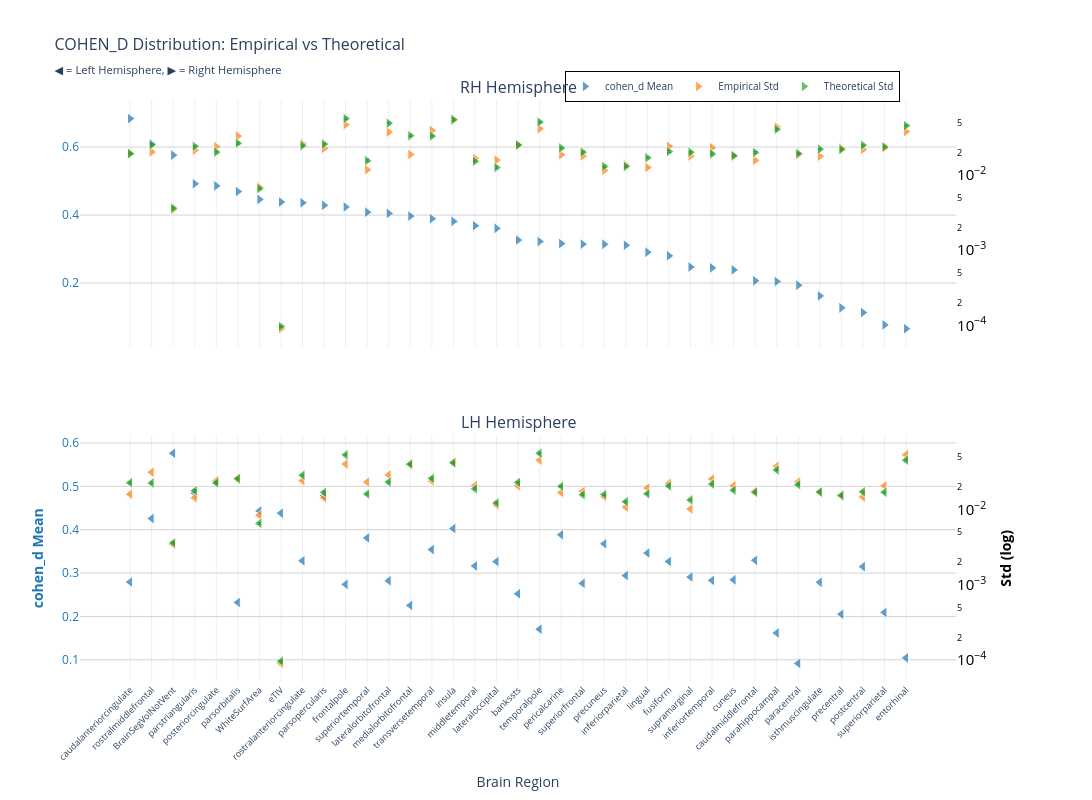
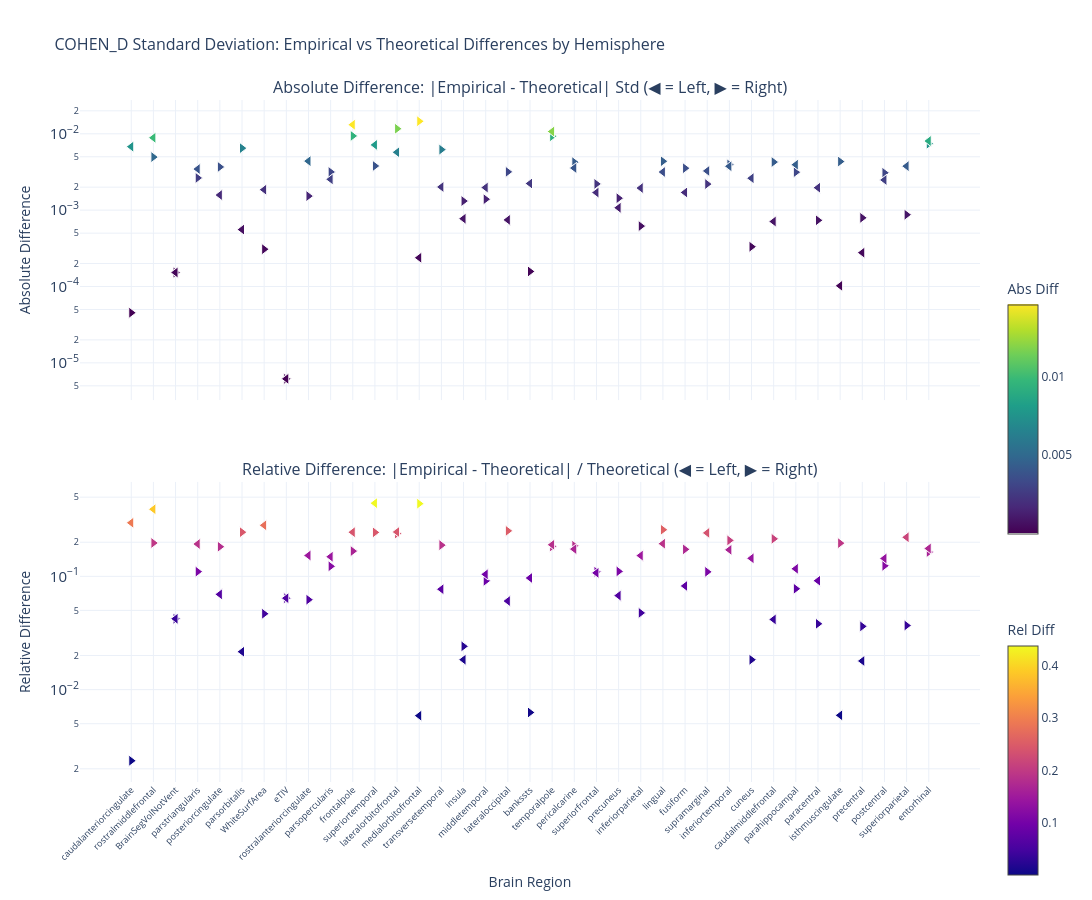

The code cell stored with these charts, in order, in its notebook:
### Markdown cell above
### Cohen's d

### Code cell
nu_nav = df_npvr[(df_npvr["timepoint"] == "baseline") & (df_npvr["group"] == "HC-PD")]
data_path = stats_dir / f"cohen_d_baseline_{METRIC}.parquet"
df, stats = get_test_stats(
    data_path, stat_functions_F, nu_nav, hemisphere=True, study="baseline"
)
show_figure(
    stats, hemisphere=True, stat_name="cohen_d", study="baseline", metric=METRIC
)

### Figure 1 — Plotly figure (JSON) as saved in the notebook; plotly's stock layout.template omitted (floating-point values rounded to 4 significant figures)
{"data": [{"hovertemplate": "<b>%{x}</b><br>Mean cohen_d: %{y:.2f}<br><extra></extra>", "legendgroup": "mean", "marker": {"color": "#1f77b4", "line": {"color": "white", "width": 1}, "opacity": 0.7, "size": 10, "symbol": "triangle-right"}, "mode": "markers", "name": "cohen_d Mean", "showlegend": true, "type": "scatter", "x": ["caudalanteriorcingulate", "rostralmiddlefrontal", "BrainSegVolNotVent", "parstriangularis", "posteriorcingulate", "parsorbitalis", "WhiteSurfArea", "eTIV", "rostralanteriorcingulate", "parsopercularis", "frontalpole", "superiortemporal", "lateralorbitofrontal", "medialorbitofrontal", "transversetemporal", "insula", "middletemporal", "lateraloccipital", "bankssts", "temporalpole", "pericalcarine", "superiorfrontal", "precuneus", "inferiorparietal", "lingual", "fusiform", "supramarginal", "inferiortemporal", "cuneus", "caudalmiddlefrontal", "parahippocampal", "paracentral", "isthmuscingulate", "precentral", "postcentral", "superiorparietal", "entorhinal"], "xaxis": "x", "y": [0.6837, 0.6097, 0.5763, 0.492, 0.4859, 0.4692, 0.4462, 0.4382, 0.4361, 0.4287, 0.4238, 0.4085, 0.4049, 0.3969, 0.3891, 0.3815, 0.3686, 0.3608, 0.3265, 0.3221, 0.3161, 0.3145, 0.3141, 0.3114, 0.2908, 0.2801, 0.2473, 0.2447, 0.2387, 0.2066, 0.2047, 0.1938, 0.1624, 0.1272, 0.1132, 0.07698, 0.06573], "yaxis": "y"}, {"hovertemplate": "<b>%{x}</b><br>Empirical Std: %{y:.3f}<br><extra></extra>", "legendgroup": "empirical", "marker": {"color": "#ff7f0e", "line": {"color": "white", "width": 1}, "opacity": 0.7, "size": 10, "symbol": "triangle-right"}, "mode": "markers", "name": "Empirical Std", "showlegend": true, "type": "scatter", "x": ["caudalanteriorcingulate", "rostralmiddlefrontal", "BrainSegVolNotVent", "parstriangularis", "posteriorcingulate", "parsorbitalis", "WhiteSurfArea", "eTIV", "rostralanteriorcingulate", "parsopercularis", "frontalpole", "superiortemporal", "lateralorbitofrontal", "medialorbitofrontal", "transversetemporal", "insula", "middletemporal", "lateraloccipital", "bankssts", "temporalpole", "pericalcarine", "superiorfrontal", "precuneus", "inferiorparietal", "lingual", "fusiform", "supramarginal", "inferiortemporal", "cuneus", "caudalmiddlefrontal", "parahippocampal", "paracentral", "isthmuscingulate", "precentral", "postcentral", "superiorparietal", "entorhinal"], "xaxis": "x", "y": [0.01928, 0.02021, 0.003462, 0.02138, 0.02383, 0.03294, 0.006904, 9.012e-05, 0.02608, 0.02262, 0.04684, 0.01173, 0.03719, 0.01874, 0.03914, 0.05333, 0.01664, 0.01577, 0.02488, 0.04124, 0.0186, 0.01793, 0.01154, 0.01361, 0.01259, 0.02404, 0.01785, 0.02305, 0.01775, 0.01565, 0.04364, 0.01858, 0.01773, 0.02272, 0.0218, 0.0228, 0.03788], "yaxis": "y2"}, {"error_y": {"array": [0.0005389, 0.0007051, 0.0001013, 0.0006731, 0.0005647, 0.0007412, 0.0001848, 2.698e-06, 0.000688, 0.0007224, 0.001575, 0.0004349, 0.001368, 0.0009342, 0.0009227, 0.001531, 0.0004272, 0.0003528, 0.0007016, 0.001416, 0.0006402, 0.0005641, 0.0003634, 0.000364, 0.0004751, 0.0005742, 0.0005618, 0.0005348, 0.0005065, 0.000558, 0.001134, 0.0005412, 0.0006182, 0.0006143, 0.0006973, 0.0006631, 0.001269], "arrayminus": [0.000524, 0.0006855, 9.848e-05, 0.0006545, 0.000549, 0.0007207, 0.0001797, 2.623e-06, 0.0006689, 0.0007024, 0.001531, 0.0004228, 0.00133, 0.0009083, 0.0008971, 0.001489, 0.0004154, 0.0003431, 0.0006821, 0.001376, 0.0006224, 0.0005485, 0.0003533, 0.0003539, 0.000462, 0.0005583, 0.0005462, 0.00052, 0.0004924, 0.0005425, 0.001103, 0.0005262, 0.000601, 0.0005972, 0.000678, 0.0006448, 0.001234], "color": "#2ca02c", "thickness": 1, "type": "data", "visible": true, "width": 2}, "hovertemplate": "<b>%{x}</b><br>Theoretical Std: %{y:.3f}<br><extra></extra>", "legendgroup": "theoretical", "marker": {"color": "#2ca02c", "line": {"color": "white", "width": 1}, "opacity": 0.7, "size": 10, "symbol": "triangle-right"}, "mode": "markers", "name": "Theoretical Std", "showlegend": true, "type": "scatter", "x": ["caudalanteriorcingulate", "rostralmiddlefrontal", "BrainSegVolNotVent", "parstriangularis", "posteriorcingulate", "parsorbitalis", "WhiteSurfArea", "eTIV", "rostralanteriorcingulate", "parsopercularis", "frontalpole", "superiortemporal", "lateralorbitofrontal", "medialorbitofrontal", "transversetemporal", "insula", "middletemporal", "lateraloccipital", "bankssts", "temporalpole", "pericalcarine", "superiorfrontal", "precuneus", "inferiorparietal", "lingual", "fusiform", "supramarginal", "inferiortemporal", "cuneus", "caudalmiddlefrontal", "parahippocampal", "paracentral", "isthmuscingulate", "precentral", "postcentral", "superiorparietal", "entorhinal"], "xaxis": "x", "y": [0.01923, 0.02516, 0.003615, 0.02403, 0.02015, 0.02646, 0.006596, 9.63e-05, 0.02456, 0.02578, 0.05622, 0.01552, 0.04883, 0.03334, 0.03293, 0.05464, 0.01525, 0.01259, 0.02504, 0.05053, 0.02285, 0.02013, 0.01297, 0.01299, 0.01696, 0.0205, 0.02005, 0.01909, 0.01808, 0.01991, 0.04049, 0.01932, 0.02206, 0.02192, 0.02489, 0.02367, 0.0453], "yaxis": "y2"}, {"hovertemplate": "<b>%{x}</b><br>Mean cohen_d: %{y:.2f}<br><extra></extra>", "legendgroup": "mean", "marker": {"color": "#1f77b4", "line": {"color": "white", "width": 1}, "opacity": 0.7, "size": 10, "symbol": "triangle-left"}, "mode": "markers", "name": "cohen_d Mean", "showlegend": false, "type": "scatter", "x": ["BrainSegVolNotVent", "posteriorcingulate", "parstriangularis", "parsopercularis", "WhiteSurfArea", "eTIV", "rostralmiddlefrontal", "insula", "pericalcarine", "superiortemporal", "precuneus", "transversetemporal", "lingual", "caudalmiddlefrontal", "rostralanteriorcingulate", "fusiform", "lateraloccipital", "middletemporal", "postcentral", "inferiorparietal", "supramarginal", "cuneus", "inferiortemporal", "lateralorbitofrontal", "caudalanteriorcingulate", "isthmuscingulate", "superiorfrontal", "frontalpole", "bankssts", "parsorbitalis", "medialorbitofrontal", "superiorparietal", "precentral", "temporalpole", "parahippocampal", "entorhinal", "paracentral"], "xaxis": "x2", "y": [0.5763, 0.5101, 0.4842, 0.4787, 0.4433, 0.4382, 0.4258, 0.4027, 0.3884, 0.381, 0.3675, 0.3542, 0.3461, 0.3294, 0.3283, 0.3266, 0.3264, 0.3164, 0.3148, 0.2942, 0.2908, 0.2844, 0.2831, 0.2823, 0.2794, 0.2788, 0.2763, 0.274, 0.2522, 0.2322, 0.2254, 0.2092, 0.2053, 0.1706, 0.1619, 0.1044, 0.09177], "yaxis": "y3"}, {"hovertemplate": "<b>%{x}</b><br>Empirical Std: %{y:.3f}<br><extra></extra>", "legendgroup": "empirical", "marker": {"color": "#ff7f0e", "line": {"color": "white", "width": 1}, "opacity": 0.7, "size": 10, "symbol": "triangle-left"}, "mode": "markers", "name": "Empirical Std", "showlegend": false, "type": "scatter", "x": ["BrainSegVolNotVent", "posteriorcingulate", "parstriangularis", "parsopercularis", "WhiteSurfArea", "eTIV", "rostralmiddlefrontal", "insula", "pericalcarine", "superiortemporal", "precuneus", "transversetemporal", "lingual", "caudalmiddlefrontal", "rostralanteriorcingulate", "fusiform", "lateraloccipital", "middletemporal", "postcentral", "inferiorparietal", "supramarginal", "cuneus", "inferiortemporal", "lateralorbitofrontal", "caudalanteriorcingulate", "isthmuscingulate", "superiorfrontal", "frontalpole", "bankssts", "parsorbitalis", "medialorbitofrontal", "superiorparietal", "precentral", "temporalpole", "parahippocampal", "entorhinal", "paracentral"], "xaxis": "x2", "y": [0.003462, 0.02432, 0.01446, 0.01448, 0.008427, 9.012e-05, 0.03156, 0.04283, 0.01692, 0.02334, 0.01483, 0.02412, 0.01944, 0.01776, 0.02434, 0.02244, 0.01157, 0.02095, 0.01481, 0.01085, 0.01024, 0.02081, 0.02568, 0.02901, 0.01607, 0.01711, 0.01755, 0.04049, 0.02087, 0.02631, 0.04018, 0.02082, 0.01523, 0.04567, 0.03776, 0.05372, 0.02349], "yaxis": "y4"}, {"error_y": {"array": [0.0001013, 0.0006373, 0.0005019, 0.0004767, 0.0001842, 2.698e-06, 0.0006356, 0.001178, 0.0005738, 0.0004534, 0.0004455, 0.0007323, 0.0004561, 0.0004777, 0.0008048, 0.000581, 0.0003451, 0.0005317, 0.0004846, 0.0003586, 0.0003782, 0.0005095, 0.0006142, 0.0006522, 0.0006403, 0.0004822, 0.000444, 0.001503, 0.0006472, 0.0007217, 0.001132, 0.0004778, 0.0004344, 0.001579, 0.0009475, 0.00128, 0.0006029], "arrayminus": [9.848e-05, 0.0006196, 0.000488, 0.0004635, 0.0001791, 2.623e-06, 0.000618, 0.001146, 0.0005579, 0.0004408, 0.0004331, 0.000712, 0.0004434, 0.0004645, 0.0007825, 0.0005649, 0.0003356, 0.0005169, 0.0004711, 0.0003487, 0.0003678, 0.0004954, 0.0005972, 0.0006341, 0.0006225, 0.0004688, 0.0004317, 0.001461, 0.0006293, 0.0007017, 0.001101, 0.0004645, 0.0004224, 0.001536, 0.0009212, 0.001244, 0.0005862], "color": "#2ca02c", "thickness": 1, "type": "data", "visible": true, "width": 2}, "hovertemplate": "<b>%{x}</b><br>Theoretical Std: %{y:.3f}<br><extra></extra>", "legendgroup": "theoretical", "marker": {"color": "#2ca02c", "line": {"color": "white", "width": 1}, "opacity": 0.7, "size": 10, "symbol": "triangle-left"}, "mode": "markers", "name": "Theoretical Std", "showlegend": false, "type": "scatter", "x": ["BrainSegVolNotVent", "posteriorcingulate", "parstriangularis", "parsopercularis", "WhiteSurfArea", "eTIV", "rostralmiddlefrontal", "insula", "pericalcarine", "superiortemporal", "precuneus", "transversetemporal", "lingual", "caudalmiddlefrontal", "rostralanteriorcingulate", "fusiform", "lateraloccipital", "middletemporal", "postcentral", "inferiorparietal", "supramarginal", "cuneus", "inferiortemporal", "lateralorbitofrontal", "caudalanteriorcingulate", "isthmuscingulate", "superiorfrontal", "frontalpole", "bankssts", "parsorbitalis", "medialorbitofrontal", "superiorparietal", "precentral", "temporalpole", "parahippocampal", "entorhinal", "paracentral"], "xaxis": "x2", "y": [0.003615, 0.02275, 0.01792, 0.01701, 0.006573, 9.63e-05, 0.02268, 0.04206, 0.02048, 0.01618, 0.0159, 0.02614, 0.01628, 0.01705, 0.02872, 0.02074, 0.01232, 0.01898, 0.01729, 0.0128, 0.0135, 0.01819, 0.02192, 0.02328, 0.02285, 0.01721, 0.01585, 0.05364, 0.0231, 0.02576, 0.04042, 0.01705, 0.0155, 0.05637, 0.03382, 0.04568, 0.02152], "yaxis": "y4"}], "layout": {"annotations": [{"font": {"size": 16}, "showarrow": false, "text": "RH Hemisphere", "x": 0.47, "xanchor": "center", "xref": "paper", "y": 1, "yanchor": "bottom", "yref": "paper"}, {"font": {"size": 16}, "showarrow": false, "text": "LH Hemisphere", "x": 0.47, "xanchor": "center", "xref": "paper", "y": 0.425, "yanchor": "bottom", "yref": "paper"}], "height": 800, "hovermode": "x", "legend": {"bgcolor": "rgba(255, 255, 255, 0.9)", "bordercolor": "black", "borderwidth": 1, "font": {"size": 10}, "orientation": "h", "x": 0.7, "xanchor": "center", "y": 1.05}, "title": {"font": {"size": 16}, "text": "COHEN_D Distribution: Empirical vs Theoretical<br><sub>◀ = Left Hemisphere, ▶ = Right Hemisphere</sub>"}, "width": 1400, "xaxis": {"anchor": "y", "domain": [0, 0.94], "matches": "x2", "showticklabels": false}, "xaxis2": {"anchor": "y3", "domain": [0, 0.94], "tickangle": -45, "tickfont": {"size": 9}, "title": {"text": "Brain Region"}}, "yaxis": {"anchor": "x", "domain": [0.575, 1], "gridcolor": "lightgray", "showgrid": true, "tickfont": {"color": "#1f77b4"}, "title": {"font": {"color": "#1f77b4"}, "text": ""}}, "yaxis2": {"anchor": "x", "exponentformat": "power", "overlaying": "y", "showgrid": false, "side": "right", "tickfont": {"color": "black"}, "title": {"font": {"color": "black"}, "text": ""}, "type": "log"}, "yaxis3": {"anchor": "x2", "domain": [0, 0.425], "gridcolor": "lightgray", "showgrid": true, "tickfont": {"color": "#1f77b4"}, "title": {"font": {"color": "#1f77b4"}, "text": "<b>cohen_d Mean</b>"}}, "yaxis4": {"anchor": "x2", "exponentformat": "power", "overlaying": "y3", "showgrid": false, "side": "right", "tickfont": {"color": "black"}, "title": {"font": {"color": "black"}, "text": "<b>Std (log)</b>"}, "type": "log"}}}

### Figure 2 — Plotly figure (JSON) as saved in the notebook; plotly's stock layout.template omitted (floating-point values rounded to 4 significant figures)
{"data": [{"hovertemplate": "<b>%{x}</b><br>Hemisphere: %{text}<br>Abs Diff: %{y:.4f}<br><extra></extra>", "legendgroup": "abs_rh", "marker": {"color": [4.531e-05, 0.004956, 0.0001526, 0.002643, 0.003678, 0.006486, 0.0003082, 6.176e-06, 0.001528, 0.003159, 0.009382, 0.00379, 0.01164, 0.0146, 0.006206, 0.001316, 0.00139, 0.003172, 0.0001574, 0.009285, 0.004253, 0.002206, 0.001434, 0.0006179, 0.004369, 0.003544, 0.002195, 0.003962, 0.0003319, 0.004266, 0.003145, 0.0007357, 0.00433, 0.0007929, 0.003084, 0.0008712, 0.007415], "colorbar": {"len": 0.4, "title": {"text": "Abs Diff"}, "y": 0.75, "yanchor": "top"}, "colorscale": [[0, "#440154"], [0.1111, "#482878"], [0.2222, "#3e4989"], [0.3333, "#31688e"], [0.4444, "#26828e"], [0.5556, "#1f9e89"], [0.6667, "#35b779"], [0.7778, "#6ece58"], [0.8889, "#b5de2b"], [1, "#fde725"]], "line": {"color": "white", "width": 1}, "showscale": true, "size": 10, "symbol": "triangle-right"}, "mode": "markers", "name": "Absolute (rh)", "showlegend": false, "text": ["rh", "rh", "rh", "rh", "rh", "rh", "rh", "rh", "rh", "rh", "rh", "rh", "rh", "rh", "rh", "rh", "rh", "rh", "rh", "rh", "rh", "rh", "rh", "rh", "rh", "rh", "rh", "rh", "rh", "rh", "rh", "rh", "rh", "rh", "rh", "rh", "rh"], "type": "scatter", "x": ["caudalanteriorcingulate", "rostralmiddlefrontal", "BrainSegVolNotVent", "parstriangularis", "posteriorcingulate", "parsorbitalis", "WhiteSurfArea", "eTIV", "rostralanteriorcingulate", "parsopercularis", "frontalpole", "superiortemporal", "lateralorbitofrontal", "medialorbitofrontal", "transversetemporal", "insula", "middletemporal", "lateraloccipital", "bankssts", "temporalpole", "pericalcarine", "superiorfrontal", "precuneus", "inferiorparietal", "lingual", "fusiform", "supramarginal", "inferiortemporal", "cuneus", "caudalmiddlefrontal", "parahippocampal", "paracentral", "isthmuscingulate", "precentral", "postcentral", "superiorparietal", "entorhinal"], "xaxis": "x", "y": [4.531e-05, 0.004956, 0.0001526, 0.002643, 0.003678, 0.006486, 0.0003082, 6.176e-06, 0.001528, 0.003159, 0.009382, 0.00379, 0.01164, 0.0146, 0.006206, 0.001316, 0.00139, 0.003172, 0.0001574, 0.009285, 0.004253, 0.002206, 0.001434, 0.0006179, 0.004369, 0.003544, 0.002195, 0.003962, 0.0003319, 0.004266, 0.003145, 0.0007357, 0.00433, 0.0007929, 0.003084, 0.0008712, 0.007415], "yaxis": "y"}, {"hovertemplate": "<b>%{x}</b><br>Hemisphere: %{text}<br>Rel Diff: %{y:.2%}<br><extra></extra>", "legendgroup": "rel_rh", "marker": {"color": [0.002356, 0.1969, 0.0422, 0.11, 0.1825, 0.2452, 0.04672, 0.06413, 0.0622, 0.1225, 0.1669, 0.2442, 0.2384, 0.4379, 0.1885, 0.02409, 0.09119, 0.2519, 0.006285, 0.1838, 0.1861, 0.1096, 0.1105, 0.04757, 0.2576, 0.1729, 0.1095, 0.2076, 0.01836, 0.2142, 0.07767, 0.03809, 0.1962, 0.03617, 0.1239, 0.03681, 0.1637], "colorbar": {"len": 0.4, "title": {"text": "Rel Diff"}, "y": 0.25, "yanchor": "top"}, "colorscale": [[0, "#0d0887"], [0.1111, "#46039f"], [0.2222, "#7201a8"], [0.3333, "#9c179e"], [0.4444, "#bd3786"], [0.5556, "#d8576b"], [0.6667, "#ed7953"], [0.7778, "#fb9f3a"], [0.8889, "#fdca26"], [1, "#f0f921"]], "line": {"color": "white", "width": 1}, "showscale": true, "size": 10, "symbol": "triangle-right"}, "mode": "markers", "name": "Relative (rh)", "showlegend": false, "text": ["rh", "rh", "rh", "rh", "rh", "rh", "rh", "rh", "rh", "rh", "rh", "rh", "rh", "rh", "rh", "rh", "rh", "rh", "rh", "rh", "rh", "rh", "rh", "rh", "rh", "rh", "rh", "rh", "rh", "rh", "rh", "rh", "rh", "rh", "rh", "rh", "rh"], "type": "scatter", "x": ["caudalanteriorcingulate", "rostralmiddlefrontal", "BrainSegVolNotVent", "parstriangularis", "posteriorcingulate", "parsorbitalis", "WhiteSurfArea", "eTIV", "rostralanteriorcingulate", "parsopercularis", "frontalpole", "superiortemporal", "lateralorbitofrontal", "medialorbitofrontal", "transversetemporal", "insula", "middletemporal", "lateraloccipital", "bankssts", "temporalpole", "pericalcarine", "superiorfrontal", "precuneus", "inferiorparietal", "lingual", "fusiform", "supramarginal", "inferiortemporal", "cuneus", "caudalmiddlefrontal", "parahippocampal", "paracentral", "isthmuscingulate", "precentral", "postcentral", "superiorparietal", "entorhinal"], "xaxis": "x2", "y": [0.002356, 0.1969, 0.0422, 0.11, 0.1825, 0.2452, 0.04672, 0.06413, 0.0622, 0.1225, 0.1669, 0.2442, 0.2384, 0.4379, 0.1885, 0.02409, 0.09119, 0.2519, 0.006285, 0.1838, 0.1861, 0.1096, 0.1105, 0.04757, 0.2576, 0.1729, 0.1095, 0.2076, 0.01836, 0.2142, 0.07767, 0.03809, 0.1962, 0.03617, 0.1239, 0.03681, 0.1637], "yaxis": "y2"}, {"hovertemplate": "<b>%{x}</b><br>Hemisphere: %{text}<br>Abs Diff: %{y:.4f}<br><extra></extra>", "legendgroup": "abs_lh", "marker": {"color": [0.0001526, 0.001577, 0.003455, 0.002534, 0.001854, 6.176e-06, 0.008871, 0.0007727, 0.003561, 0.007156, 0.001074, 0.002011, 0.003159, 0.0007097, 0.004387, 0.001705, 0.0007451, 0.001976, 0.002485, 0.001949, 0.003263, 0.002622, 0.003754, 0.005731, 0.006785, 0.0001021, 0.001699, 0.01315, 0.002234, 0.0005563, 0.000238, 0.00377, 0.0002775, 0.01071, 0.003941, 0.008044, 0.001968], "colorbar": {"len": 0.4, "title": {"text": "Abs Diff"}, "y": 0.75, "yanchor": "top"}, "colorscale": [[0, "#440154"], [0.1111, "#482878"], [0.2222, "#3e4989"], [0.3333, "#31688e"], [0.4444, "#26828e"], [0.5556, "#1f9e89"], [0.6667, "#35b779"], [0.7778, "#6ece58"], [0.8889, "#b5de2b"], [1, "#fde725"]], "line": {"color": "white", "width": 1}, "showscale": false, "size": 10, "symbol": "triangle-left"}, "mode": "markers", "name": "Absolute (lh)", "showlegend": false, "text": ["lh", "lh", "lh", "lh", "lh", "lh", "lh", "lh", "lh", "lh", "lh", "lh", "lh", "lh", "lh", "lh", "lh", "lh", "lh", "lh", "lh", "lh", "lh", "lh", "lh", "lh", "lh", "lh", "lh", "lh", "lh", "lh", "lh", "lh", "lh", "lh", "lh"], "type": "scatter", "x": ["BrainSegVolNotVent", "posteriorcingulate", "parstriangularis", "parsopercularis", "WhiteSurfArea", "eTIV", "rostralmiddlefrontal", "insula", "pericalcarine", "superiortemporal", "precuneus", "transversetemporal", "lingual", "caudalmiddlefrontal", "rostralanteriorcingulate", "fusiform", "lateraloccipital", "middletemporal", "postcentral", "inferiorparietal", "supramarginal", "cuneus", "inferiortemporal", "lateralorbitofrontal", "caudalanteriorcingulate", "isthmuscingulate", "superiorfrontal", "frontalpole", "bankssts", "parsorbitalis", "medialorbitofrontal", "superiorparietal", "precentral", "temporalpole", "parahippocampal", "entorhinal", "paracentral"], "xaxis": "x", "y": [0.0001526, 0.001577, 0.003455, 0.002534, 0.001854, 6.176e-06, 0.008871, 0.0007727, 0.003561, 0.007156, 0.001074, 0.002011, 0.003159, 0.0007097, 0.004387, 0.001705, 0.0007451, 0.001976, 0.002485, 0.001949, 0.003263, 0.002622, 0.003754, 0.005731, 0.006785, 0.0001021, 0.001699, 0.01315, 0.002234, 0.0005563, 0.000238, 0.00377, 0.0002775, 0.01071, 0.003941, 0.008044, 0.001968], "yaxis": "y"}, {"hovertemplate": "<b>%{x}</b><br>Hemisphere: %{text}<br>Rel Diff: %{y:.2%}<br><extra></extra>", "legendgroup": "rel_lh", "marker": {"color": [0.0422, 0.06933, 0.1929, 0.1489, 0.282, 0.06413, 0.3911, 0.01837, 0.1739, 0.4422, 0.06755, 0.07695, 0.1941, 0.04163, 0.1527, 0.08221, 0.06049, 0.1042, 0.1437, 0.1523, 0.2417, 0.1442, 0.1713, 0.2462, 0.2969, 0.005932, 0.1072, 0.2452, 0.0967, 0.0216, 0.00589, 0.2211, 0.0179, 0.1899, 0.1165, 0.1761, 0.09144], "colorbar": {"len": 0.4, "title": {"text": "Rel Diff"}, "y": 0.25, "yanchor": "top"}, "colorscale": [[0, "#0d0887"], [0.1111, "#46039f"], [0.2222, "#7201a8"], [0.3333, "#9c179e"], [0.4444, "#bd3786"], [0.5556, "#d8576b"], [0.6667, "#ed7953"], [0.7778, "#fb9f3a"], [0.8889, "#fdca26"], [1, "#f0f921"]], "line": {"color": "white", "width": 1}, "showscale": false, "size": 10, "symbol": "triangle-left"}, "mode": "markers", "name": "Relative (lh)", "showlegend": false, "text": ["lh", "lh", "lh", "lh", "lh", "lh", "lh", "lh", "lh", "lh", "lh", "lh", "lh", "lh", "lh", "lh", "lh", "lh", "lh", "lh", "lh", "lh", "lh", "lh", "lh", "lh", "lh", "lh", "lh", "lh", "lh", "lh", "lh", "lh", "lh", "lh", "lh"], "type": "scatter", "x": ["BrainSegVolNotVent", "posteriorcingulate", "parstriangularis", "parsopercularis", "WhiteSurfArea", "eTIV", "rostralmiddlefrontal", "insula", "pericalcarine", "superiortemporal", "precuneus", "transversetemporal", "lingual", "caudalmiddlefrontal", "rostralanteriorcingulate", "fusiform", "lateraloccipital", "middletemporal", "postcentral", "inferiorparietal", "supramarginal", "cuneus", "inferiortemporal", "lateralorbitofrontal", "caudalanteriorcingulate", "isthmuscingulate", "superiorfrontal", "frontalpole", "bankssts", "parsorbitalis", "medialorbitofrontal", "superiorparietal", "precentral", "temporalpole", "parahippocampal", "entorhinal", "paracentral"], "xaxis": "x2", "y": [0.0422, 0.06933, 0.1929, 0.1489, 0.282, 0.06413, 0.3911, 0.01837, 0.1739, 0.4422, 0.06755, 0.07695, 0.1941, 0.04163, 0.1527, 0.08221, 0.06049, 0.1042, 0.1437, 0.1523, 0.2417, 0.1442, 0.1713, 0.2462, 0.2969, 0.005932, 0.1072, 0.2452, 0.0967, 0.0216, 0.00589, 0.2211, 0.0179, 0.1899, 0.1165, 0.1761, 0.09144], "yaxis": "y2"}], "layout": {"annotations": [{"font": {"size": 16}, "showarrow": false, "text": "Absolute Difference: |Empirical - Theoretical| Std (◀ = Left, ▶ = Right)", "x": 0.5, "xanchor": "center", "xref": "paper", "y": 1, "yanchor": "bottom", "yref": "paper"}, {"font": {"size": 16}, "showarrow": false, "text": "Relative Difference: |Empirical - Theoretical| / Theoretical (◀ = Left, ▶ = Right)", "x": 0.5, "xanchor": "center", "xref": "paper", "y": 0.44, "yanchor": "bottom", "yref": "paper"}], "height": 900, "hovermode": "x unified", "showlegend": false, "title": {"font": {"size": 16}, "text": "COHEN_D Standard Deviation: Empirical vs Theoretical Differences by Hemisphere"}, "width": 1400, "xaxis": {"anchor": "y", "domain": [0, 1], "showticklabels": false}, "xaxis2": {"anchor": "y2", "domain": [0, 1], "tickangle": -45, "tickfont": {"size": 9}, "title": {"text": "Brain Region"}}, "yaxis": {"anchor": "x", "domain": [0.56, 1], "exponentformat": "power", "title": {"text": "Absolute Difference"}, "type": "log"}, "yaxis2": {"anchor": "x2", "domain": [0, 0.44], "exponentformat": "power", "title": {"text": "Relative Difference"}, "type": "log"}}}
